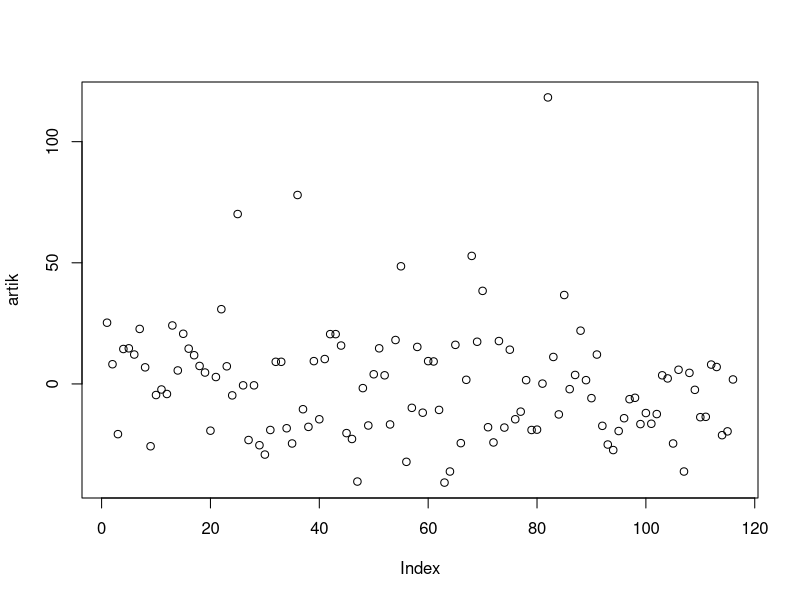
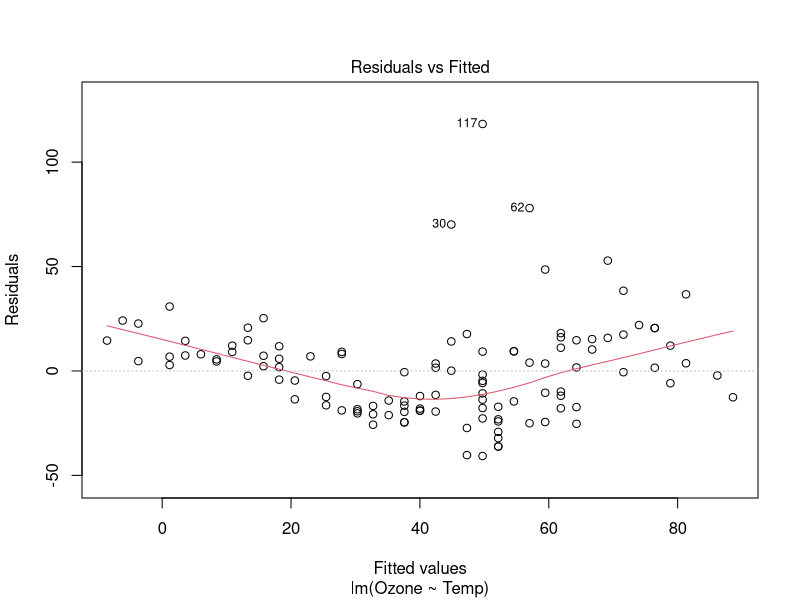
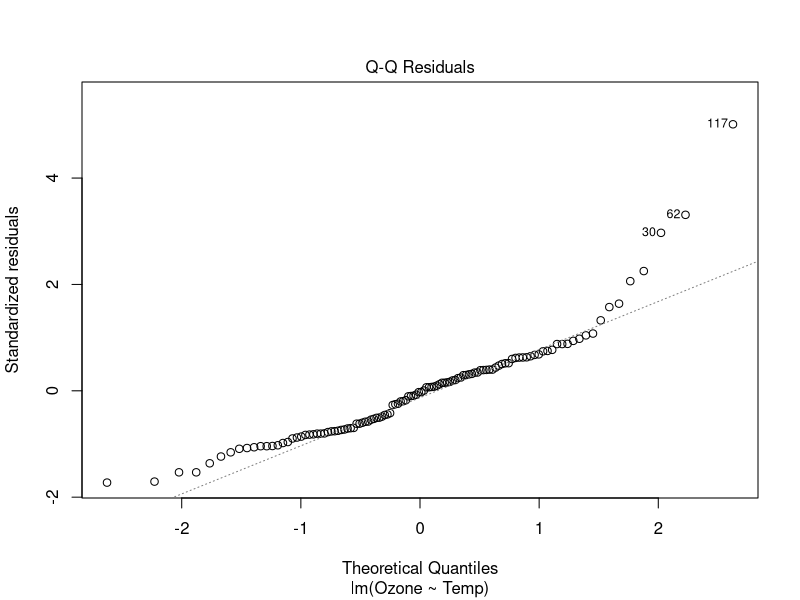
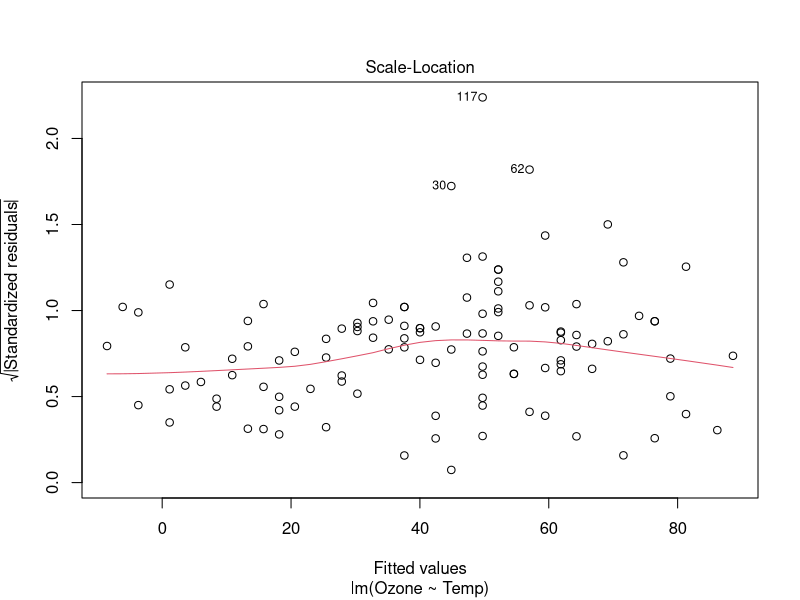
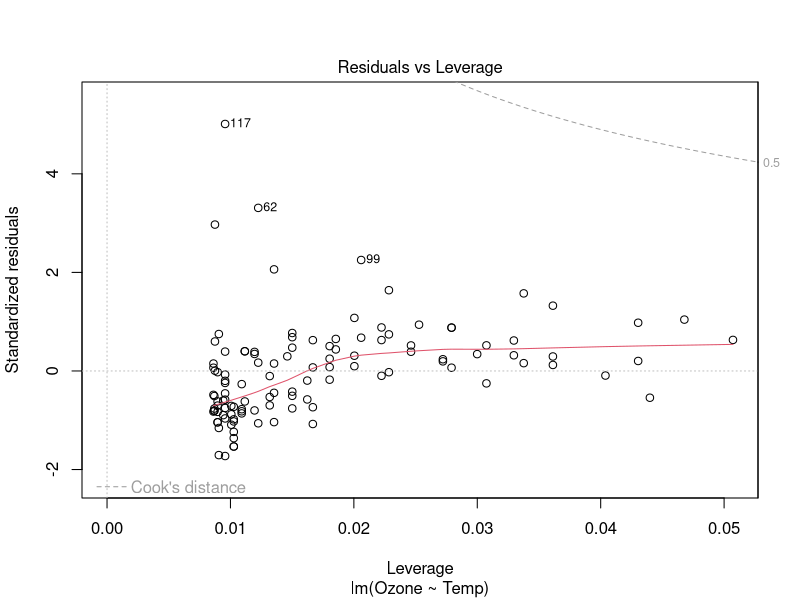
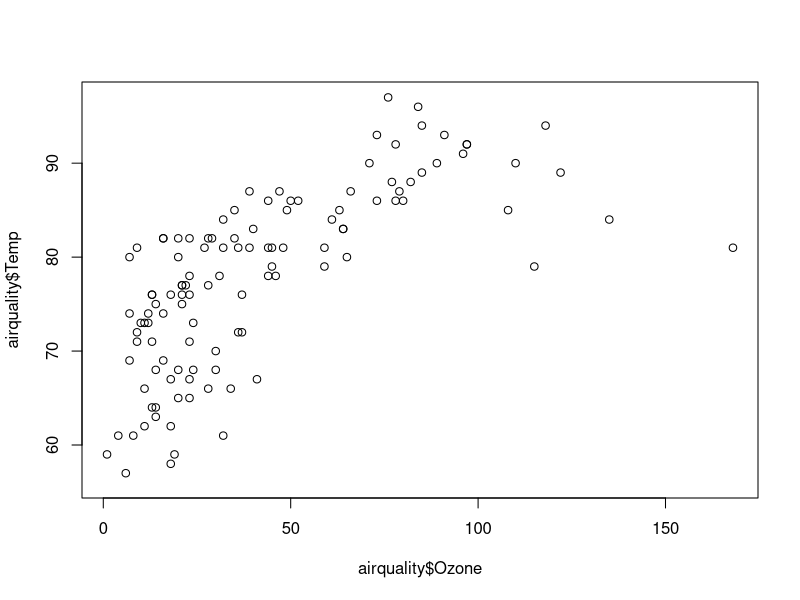
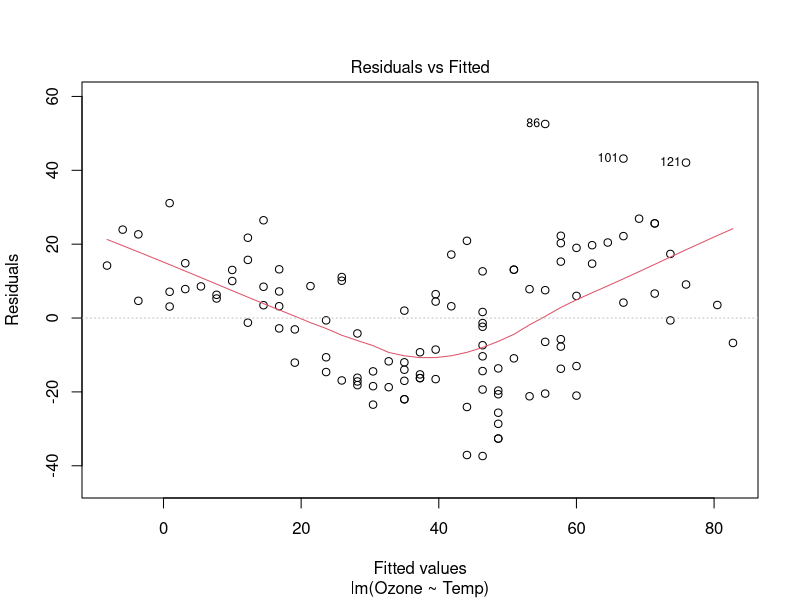
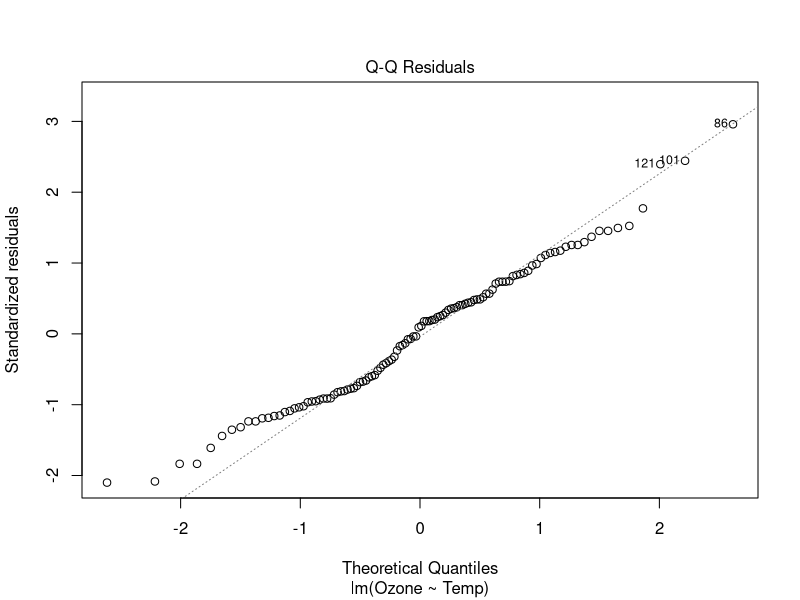

Reproduce these figures in R, in order.
##### regresyon modeli olusturma####

View(airquality)

# temp degerine gore ozone degerini tahmin etmeye calisan bir regresyon kuralim

model <- lm(Ozone~Temp, data = airquality)
model

summary(model)
# H0: parametrelerin anlamli bir etkisi yoktur
# Ha: parametrelerin anlamli bir etkisi vardir

# residual(artik) degerleri gercek deger ile tahmin edilen degerler arasindaki fark
# residullar ne kadar kucukse yani 0a ne kadar yakinsa o kadar iyi tahmindir

# coefficients yani katsayilarim da var
# Intercept degiskenlerim yani formuldaki beta1  oluyo
# std eror o degiskenin icerisindeki +- uzakligi ne olabilir dio
# t degeri t tablosundaki istatistik degeri
# ve p degeri de var p degeri 0.05den kucukse intercept anlamli bi etki gosteriyor
# temp uzerinde baktigimizda p degeri 0.05den kucuk olmasi 
# temp degerinin ozone ustunde anlamli bir etkisi var demektir
# estimate degerine bakinca da temp deger 1 arttiginda ozone degeri 2.42 artarmisd diyo
# temp formuldeki beta2 oluyo 

# modelin p degeri 0.05den kucukse benim modelim 0.95 guven duzeyinde anlamli modeldir
# ama p degeri 0.05den kucukse bizim model iyi calisiyor demek degildir dikkat 
# iyi tahminler yapip yapmadigini modeli test ederken karar vercez burdaki p degerinin onemi
# temp degerleriyle ozone degerlerini tahmin edebilirsin demesi. anlamli bi iliski var
# demek istiyor bize 



# multiple ve adjusted r squared da r2 degerleri oluyor aralarindaki farki dosyaya yaacagim



## artiklarin degerlendirilmesi

# artik degerler 0a yakinsa model o kadar dogrudur denir

model$residuals
# tablo gibi verildi
# 1. degere bakalim mesela bu neden? airquality tablodaki 1. ozone degerine bakiyoruz.
# temp degerine gore tahmin modelinde gercek deger - tahin edilen deger 
# yani 41 - tahmin edilen deger= 25 verilmis 16 tahmin edilmis yani


artik <- as.numeric(model$residuals)
# vektor olarak aldik
plot(artik)

# x= index, y= artik degerim
# regresyon analizinde artik degerlerin dagilisi cok onemlidir. 
# dagilisa gore model gecerli mi degilk mi soylenebilir
# buna da degisen varyanslilik denir. ve biz regresyonumuzda degisen varyanslilik istemeyiz onemmmllliiiii
# huni tarzi bi dagilim buna ornektir ve biz degisen varyanslilik istemeyiz
# dogru bi model icin artik degerlerimiz rastgekle ya da toplu bi dagilim gostemrelidir



plot(model)
# entera bastikca tablolari acicak ilk tablomus artik ve tahmini degerlerin karsilastirilmasi
# baz?? degerlerde indis sayilari yaziyor. bunun anlami onlar cok uzakta dikkat et
# aralarinda cok fark vardi demek

# entera bastik ve sonraki tablo qq tablosu normallik olcen tablo geldi
# regresyon varsayimlarindan birisi de normal dagilim gostermesidir bunu o yuzden kontrol ediyoruz
# x ekseni standart normal dagilimdan gelen quantillar y kismi da standartlastirilmis artik degerlerimizdir
# ortada bi noktali line var o noktalar onun ustundeyse normal dagilimdir
# yine indis yazanlar normalligi bozuyor dikkat


# entera bastik yeni plotumuz scale location grafigimiz geldi
# ilk grafigin artiklarinin standartlastirilmis halidir. standartlastirmanin amaci degerleri
# daha tutarli degerlendirmek icindir


# entera bastik residuals vs leverage (baski) grafigi geldi
# yine indislerimin yazdigi asiri degerlerim oldu
# cook distance kirmizi cizgili yerim oraya yakin olan yerler outlierlarim oluyo
# cizgi cizgi olan yerden bahsediyorum



#### aykiri deger kontrolu

# mhalanobis distance kullancaz 

plot(airquality$Ozone, airquality$Temp)
# lineer bi iliski var oldugu goruluyor.

summary(model)

air <- na.omit(airquality[c("Ozone","Temp")])
View(air)

air.center <- colMeans(air)
air.center
# merkez noktalari belirledik

air.cov <- cov(air)
air.cov
# kovaryanslari veriyo ozone-temp arasina bak sadece




distance <- mahalanobis(air,center = air.center,cov = air.cov)
distance
# mahalanobis distancelarindan olusan bi vektorumu aldim


cutof <- qchisq(p = 0.95, df = 2)
cutof
# cutoff noktamiz

# simdi yapmamiz gereken sey bu distance yani mesafelerden hangileri cutofflardan daha buyuk
# onu bulmak 

index <- which(distance > cutof)
# bu degerlerim buyukmus enter ile gectigimiz tablolardaki indis degerlerimdi bunlar
# simdi bu degerleri tablomuzdan cikaralim

air[index,]
# outlier degerlerim lineer iliskimi bozan degerlerdir

air_new <- air[-index,]
air_new
# yeni tablom


model2 <- lm(Ozone~Temp, data=air_new)


model2
# intercept degerim dusmus biraz digerine gore berabe kontrol edelim

model
model2
# intercept dusmus Temp degerim dusmus yani her 1 ozone degerine temp degisim miktari dusmu
# daha dogrusallasmis giib duruyor 

summary(model)
summary(model2)
# residuallerim sifira biraz daha yaklasmis ama hala uzaklar
# min -40idi -37 olmus dusmus 
# max degerimiz 118idi 52ye dusmus baya dusmus
# r kare degerlerim (r squared) 0.59a yukselmis artik modelimiz diger modele gore daha iyi
# tahmin yapabiliyor. bunu nasil yaptik? aykiri degerleri verimizden atarak yaptik. onemli nokta
# p degerimiz 0a yakin cikmis bu da veriler arasinda bi anlam var demektir

plot(model2)
# ilk grafigimiz yukarida da hatirladigimiz uzere residuals vs fitted
# burda yin 3 tane deger verdi bunlar aykiri olabilir dikkat et uzak diye
# biraz daha karmasik dagiliyor istedigimiz de buydu


# entera bastik qq grafigi inceliyoruz nomrallik hakkinda bilgi veren grafik
# diger ornege gopre biraz daha normal dagilim gibi duruyor 
# yine o 3 noktayi verdi


# yine entera bastik standartlastirilmis artik degerlerimi aldim
# yine o 3 noktayi verdi istersek bunlari da cikarabilriiz

# cooks distamce grafigine bakiyortuz burda bundan onceki gibi ustte
# kirmizi cizgi czigi olan cizgi yok dikkat ama yine de 3 taen aykiri bermis
# x kismi etkiden bahsediyor en etkili olan sondakiler


# burda ders bitti ben yeni bir sey denicem o diger 3luyu de atmayi denicem

air_new1 <- na.omit(air_new[c("Ozone","Temp")])
View(air_new1)

air.center1 <- colMeans(air_new1)
air.center1
# merkez noktalari belirledik

air.cov1 <- cov(air_new1)
air.cov1
# kovaryanslari veriyo ozone-temp arasina bak sadece




distance1 <- mahalanobis(air_new1,center = air.center1,cov = air.cov1)
distance1

# mahalanobis distancelarindan olusan bi vektorumu aldim


cutof <- qchisq(p = 0.95, df = 2)
cutof


which(distance1>cutof)
# aykiri degerleri?? bunlar da 

inds <- which(distance1>cutof)

air_new1[inds,]

air_new1 <- air_new1[-inds,]


model3 <- lm(Ozone~Temp, data = air_new1)

model
model2
model3
# intercept ve temp degerlerindeki dususu goruyroz


summary(model3)
# min degerim -35 mac degerim 29 olmus 
# r kare degerlerim 0.59dan 0.62 olmus
# p degerm 0.05den dusuk yani modelde degiskenler birbiriyle iliskili



plot(model3)

# kendimiz yorumlamaya calisalim
# yine bize indis numaralari verdi bunlar da aykiri deger diye
# artik degerlerimin dagilimini inceliyorum huni gibi bi sekilde degil de rastgele bi dagilim var
# yani degisken varyanslilik degil bu modelimiz icin uygun dagilim


# ikinci tablomuz qq grafigi burda da normallik kontrol ediyorduk
# ortadaki cizginin ustundeyse normal dagilan veriler var diyoduk yine aykiri degerlerimiz var
# normallik olmazsa olmazdir

# ucuncu tablomuz artik degerlerin standartlastirilmis hali degerleri degerlendirmek icin daha tutarli gosterir


# son tablomuz baski ve standartlastirilmis artik degerler tablosu cooks distance degerlerimi gosteren bi cizgi yok yine ama 
# aykiri sayilcak degerleri gosteriyor yine






air.center2 <- colMeans(air_new1)
air.center2
# yeni ortalamalar


air.cov2 <- cov(air_new1)
air.cov2
# yeni kovaryans degerleri


cutoff <- qchisq(p=0.95,df = 2)
cutoff

distance2 <- mahalanobis(air_new1,center = air.center2,cov = air.cov2)
distance2

ind <- which(distance2>cutoff)

air_new2 <- air_new1[-ind,]


model4 <- lm(Ozone~Temp, air_new2)

model3
model4
# laaaaa degerlerim artti nalaka acaba


summary(model3)
summary(model4)
# arada cok da bi fark yok valla

plot(model4)
# karisik bi dagilim
# dagilimin normalligini gosteren qq grafigi
# artik degerlerimin normalize edilmis halinin normal degerlerle karsilastirilmis hali
# standartlastirilmis ayrik degerlerim ve baski grafigim

# bu kadar ornek yetervideoalra devam edelim












